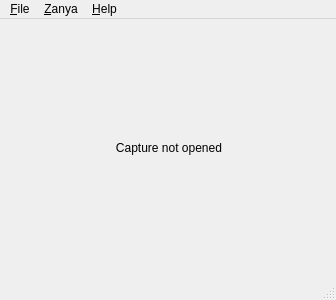
<?xml version="1.0" encoding="UTF-8"?>
<ui version="4.0">
 <class>ZanyaCore</class>
 <widget class="QMainWindow" name="ZanyaCore">
  <property name="geometry">
   <rect>
    <x>0</x>
    <y>0</y>
    <width>336</width>
    <height>300</height>
   </rect>
  </property>
  <property name="minimumSize">
   <size>
    <width>336</width>
    <height>300</height>
   </size>
  </property>
  <property name="maximumSize">
   <size>
    <width>10240</width>
    <height>5760</height>
   </size>
  </property>
  <property name="windowTitle">
   <string>ZanyaCore</string>
  </property>
  <property name="iconSize">
   <size>
    <width>22</width>
    <height>22</height>
   </size>
  </property>
  <widget class="QWidget" name="centralwidget">
   <property name="sizePolicy">
    <sizepolicy hsizetype="Maximum" vsizetype="Maximum">
     <horstretch>0</horstretch>
     <verstretch>0</verstretch>
    </sizepolicy>
   </property>
   <layout class="QGridLayout" name="gridLayout">
    <item row="0" column="0">
     <widget class="QLabel" name="OutLabel">
      <property name="sizePolicy">
       <sizepolicy hsizetype="Maximum" vsizetype="Maximum">
        <horstretch>0</horstretch>
        <verstretch>0</verstretch>
       </sizepolicy>
      </property>
      <property name="minimumSize">
       <size>
        <width>320</width>
        <height>240</height>
       </size>
      </property>
      <property name="cursor">
       <cursorShape>CrossCursor</cursorShape>
      </property>
      <property name="text">
       <string>Capture not opened</string>
      </property>
      <property name="alignment">
       <set>Qt::AlignCenter</set>
      </property>
     </widget>
    </item>
   </layout>
  </widget>
  <widget class="QMenuBar" name="menubar">
   <property name="geometry">
    <rect>
     <x>0</x>
     <y>0</y>
     <width>336</width>
     <height>22</height>
    </rect>
   </property>
   <widget class="QMenu" name="menu_File">
    <property name="title">
     <string>&amp;File</string>
    </property>
    <addaction name="action_Joystick"/>
    <addaction name="separator"/>
    <addaction name="actionE_xit"/>
   </widget>
   <widget class="QMenu" name="menu_Zanya">
    <property name="title">
     <string>&amp;Zanya</string>
    </property>
    <addaction name="action_Connect"/>
    <addaction name="separator"/>
    <addaction name="action_Move"/>
    <addaction name="action_Reboot"/>
    <addaction name="action_Halt"/>
    <addaction name="separator"/>
    <addaction name="actionCamera"/>
    <addaction name="action_Speech"/>
   </widget>
   <widget class="QMenu" name="menu_About">
    <property name="title">
     <string>&amp;Help</string>
    </property>
    <addaction name="action_About"/>
   </widget>
   <addaction name="menu_File"/>
   <addaction name="menu_Zanya"/>
   <addaction name="menu_About"/>
  </widget>
  <widget class="QStatusBar" name="statusbar"/>
  <action name="action_Connect">
   <property name="text">
    <string>&amp;Connect</string>
   </property>
  </action>
  <action name="action_Joystick">
   <property name="text">
    <string>&amp;Joystick</string>
   </property>
  </action>
  <action name="actionE_xit">
   <property name="text">
    <string>E&amp;xit</string>
   </property>
  </action>
  <action name="action_Move">
   <property name="text">
    <string>&amp;Move</string>
   </property>
  </action>
  <action name="action_Reboot">
   <property name="text">
    <string>&amp;Reboot</string>
   </property>
  </action>
  <action name="action_Halt">
   <property name="text">
    <string>&amp;Halt</string>
   </property>
  </action>
  <action name="actionCamera">
   <property name="text">
    <string>Camera</string>
   </property>
  </action>
  <action name="action_Speech">
   <property name="text">
    <string>&amp;Speech</string>
   </property>
  </action>
  <action name="action_About">
   <property name="text">
    <string>&amp;About</string>
   </property>
  </action>
 </widget>
 <resources/>
 <connections/>
</ui>
